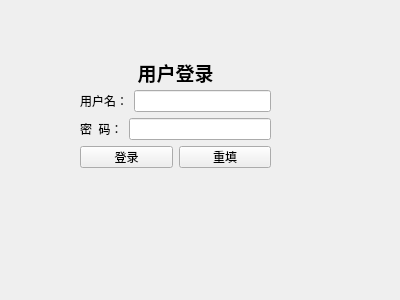
<?xml version="1.0" encoding="UTF-8"?>
<ui version="4.0">
 <class>Form_login</class>
 <widget class="QWidget" name="Form_login">
  <property name="enabled">
   <bool>true</bool>
  </property>
  <property name="geometry">
   <rect>
    <x>0</x>
    <y>0</y>
    <width>400</width>
    <height>300</height>
   </rect>
  </property>
  <property name="windowTitle">
   <string>登录窗口</string>
  </property>
  <widget class="QWidget" name="">
   <property name="geometry">
    <rect>
     <x>80</x>
     <y>60</y>
     <width>191</width>
     <height>108</height>
    </rect>
   </property>
   <layout class="QVBoxLayout" name="verticalLayout">
    <property name="sizeConstraint">
     <enum>QLayout::SetDefaultConstraint</enum>
    </property>
    <property name="topMargin">
     <number>1</number>
    </property>
    <item>
     <widget class="QLabel" name="label">
      <property name="sizePolicy">
       <sizepolicy hsizetype="MinimumExpanding" vsizetype="Preferred">
        <horstretch>0</horstretch>
        <verstretch>0</verstretch>
       </sizepolicy>
      </property>
      <property name="font">
       <font>
        <pointsize>14</pointsize>
        <weight>75</weight>
        <bold>true</bold>
        <strikeout>false</strikeout>
        <kerning>false</kerning>
       </font>
      </property>
      <property name="lineWidth">
       <number>0</number>
      </property>
      <property name="text">
       <string>用户登录</string>
      </property>
      <property name="scaledContents">
       <bool>false</bool>
      </property>
      <property name="alignment">
       <set>Qt::AlignCenter</set>
      </property>
     </widget>
    </item>
    <item>
     <layout class="QHBoxLayout" name="horizontalLayout_3">
      <item>
       <widget class="QLabel" name="label_2">
        <property name="text">
         <string>用户名：</string>
        </property>
       </widget>
      </item>
      <item>
       <widget class="QLineEdit" name="le_loginid">
        <property name="enabled">
         <bool>true</bool>
        </property>
        <property name="toolTip">
         <string>&lt;html&gt;&lt;head/&gt;&lt;body&gt;&lt;p&gt;请点击填写用户名&lt;/p&gt;&lt;/body&gt;&lt;/html&gt;</string>
        </property>
       </widget>
      </item>
     </layout>
    </item>
    <item>
     <layout class="QHBoxLayout" name="horizontalLayout_2">
      <item>
       <widget class="QLabel" name="label_3">
        <property name="text">
         <string>密  码：</string>
        </property>
       </widget>
      </item>
      <item>
       <widget class="QLineEdit" name="le_pws">
        <property name="enabled">
         <bool>true</bool>
        </property>
        <property name="toolTip">
         <string>&lt;html&gt;&lt;head/&gt;&lt;body&gt;&lt;p&gt;请点击输入密码&lt;/p&gt;&lt;/body&gt;&lt;/html&gt;</string>
        </property>
        <property name="whatsThis">
         <string>&lt;html&gt;&lt;head/&gt;&lt;body&gt;&lt;p&gt;&lt;br/&gt;&lt;/p&gt;&lt;/body&gt;&lt;/html&gt;</string>
        </property>
        <property name="text">
         <string notr="true"/>
        </property>
        <property name="echoMode">
         <enum>QLineEdit::Password</enum>
        </property>
       </widget>
      </item>
     </layout>
    </item>
    <item>
     <layout class="QHBoxLayout" name="horizontalLayout">
      <item>
       <widget class="QPushButton" name="bt_login">
        <property name="toolTip">
         <string>&lt;html&gt;&lt;head/&gt;&lt;body&gt;&lt;p&gt;点击登录系统&lt;/p&gt;&lt;/body&gt;&lt;/html&gt;</string>
        </property>
        <property name="text">
         <string>登录</string>
        </property>
       </widget>
      </item>
      <item>
       <widget class="QPushButton" name="bt_clear">
        <property name="toolTip">
         <string>&lt;html&gt;&lt;head/&gt;&lt;body&gt;&lt;p&gt;取消操作&lt;/p&gt;&lt;/body&gt;&lt;/html&gt;</string>
        </property>
        <property name="text">
         <string>重填</string>
        </property>
       </widget>
      </item>
     </layout>
    </item>
   </layout>
  </widget>
 </widget>
 <resources/>
 <connections>
  <connection>
   <sender>bt_clear</sender>
   <signal>clicked()</signal>
   <receiver>le_loginid</receiver>
   <slot>clear()</slot>
   <hints>
    <hint type="sourcelabel">
     <x>223</x>
     <y>154</y>
    </hint>
    <hint type="destinationlabel">
     <x>202</x>
     <y>96</y>
    </hint>
   </hints>
  </connection>
  <connection>
   <sender>bt_clear</sender>
   <signal>clicked()</signal>
   <receiver>le_pws</receiver>
   <slot>clear()</slot>
   <hints>
    <hint type="sourcelabel">
     <x>223</x>
     <y>154</y>
    </hint>
    <hint type="destinationlabel">
     <x>202</x>
     <y>124</y>
    </hint>
   </hints>
  </connection>
  <connection>
   <sender>bt_clear</sender>
   <signal>clicked()</signal>
   <receiver>le_loginid</receiver>
   <slot>setFocus()</slot>
   <hints>
    <hint type="sourcelabel">
     <x>223</x>
     <y>154</y>
    </hint>
    <hint type="destinationlabel">
     <x>202</x>
     <y>96</y>
    </hint>
   </hints>
  </connection>
 </connections>
</ui>
